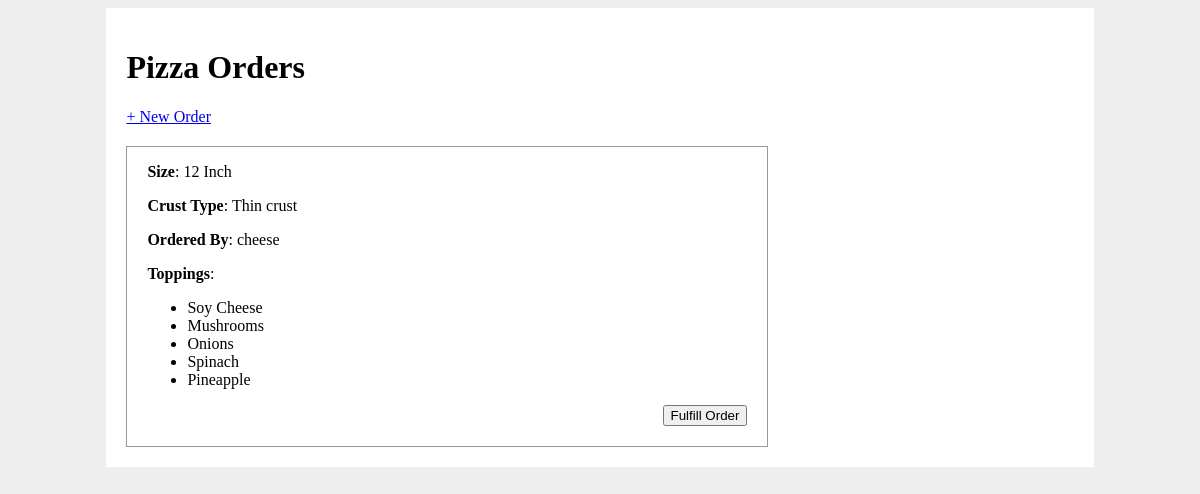
The page / on the database its author committed.
### app.py (models this page shows)
class Pizza(db.Model):
    id = db.Column(db.Integer, primary_key=True)
    order_name = db.Column(db.String(80), unique=False, nullable=False)
    size = db.Column(db.Enum(PizzaSize), nullable=False)
    crust_type = db.Column(db.Enum(CrustType), nullable=False)
    toppings = db.relationship('PizzaTopping')
    fulfilled = db.Column(db.Boolean, default=False)

class PizzaTopping(db.Model):
    id = db.Column(db.Integer, primary_key=True)
    topping_type = db.Column(db.Enum(ToppingType))
    pizza_id = db.Column(db.Integer, db.ForeignKey('pizza.id'))

### app.py (the view)
@app.route('/')
def home():
    all_pizzas = Pizza.query.filter_by(fulfilled=False)
    return render_template('home.html', pizza_orders=all_pizzas)

### templates/home.html (shortened to what this page needs)
{% extends 'base.html' %}
{% block content %}
<h1>Pizza Orders</h1>
<a href="/order">+ New Order</a>
{% for pizza in pizza_orders %}
<div class="pizza_order">
    <p>
        <strong>Size</strong>: {{ pizza.size.value }}
    </p>
    <p>
        <strong>Crust Type</strong>: {{ pizza.crust_type.value }} crust
    </p>
    <p>
        <strong>Ordered By</strong>: {{ pizza.order_name }}
    </p>
    <p>
        <strong>Toppings</strong>:
        <ul>
            {% for topping in pizza.toppings %}
            <li>{{ topping.topping_type.value }}</li>
            {% endfor %}
        </ul>
    </p>
    <form action="/fulfill" method="POST">
        <input type="submit" value="Fulfill Order">
    </form>
</div>
{% else %}
<p>No pizza orders to show!</p>
{% endfor %}
{% endblock %}

### templates/base.html (shortened to what this page needs)
<!DOCTYPE html>
<html>
    <head>
        <link rel="stylesheet" href="/static/style.css">
    </head>
    <body>
        <div id="content">
            {% block content %}{% endblock %}
        </div>
    </body>
</html>

### static/style.css (style rules this page uses)
body { display: flex; justify-content: space-around; background-color: #eee; }
#content { width: 80%; background-color: white; padding: 20px; }
div.pizza_order { border: 1px solid #999; width: 600px; padding: 0 20px 20px 20px; margin-top: 20px; }
div.pizza_order form { display: flex; justify-content: flex-end; }

### rows shown on the page
Pizza: size.value "12 Inch", crust_type.value "Thin", order_name "cheese"
PizzaTopping: topping_type.value "Soy Cheese"
PizzaTopping: topping_type.value "Mushrooms"
PizzaTopping: topping_type.value "Onions"
PizzaTopping: topping_type.value "Spinach"
PizzaTopping: topping_type.value "Pineapple"
